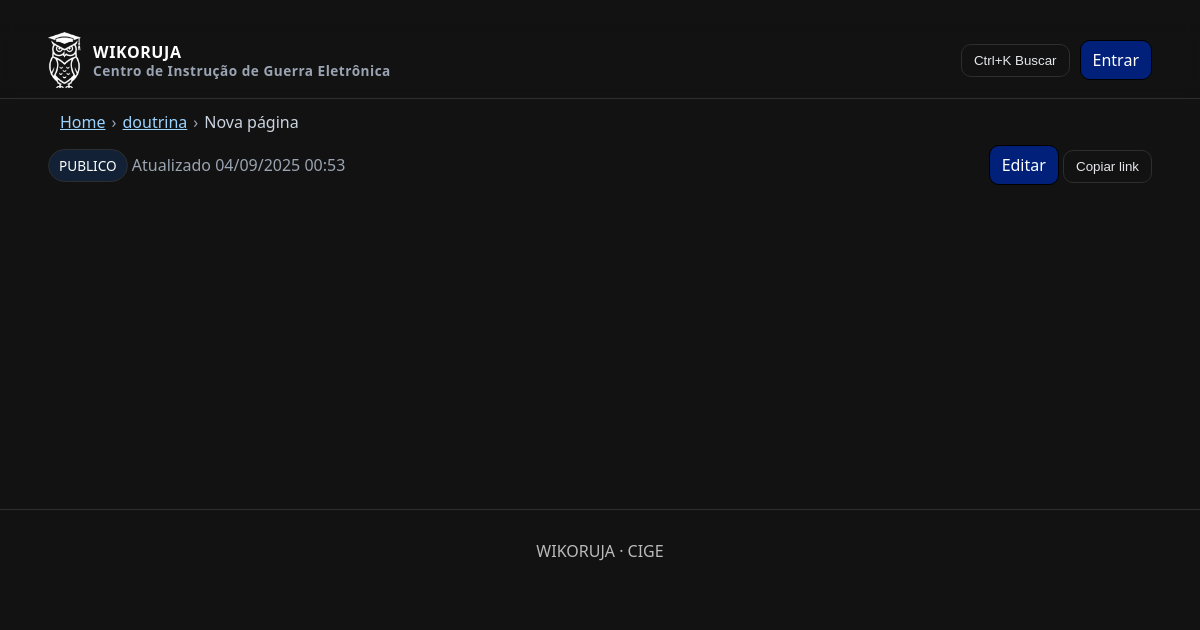
Screenshot of /p/doutrina/nova-pagina with the database file from the repository.
### wikoruja/models.py (models this page shows)
class Page(db.Model):
    id = db.Column(db.Integer, primary_key=True)
    namespace = db.Column(db.String(64), index=True, nullable=False)
    slug = db.Column(db.String(120), index=True, nullable=False)
    title = db.Column(db.String(200), nullable=False)
    image_url = db.Column(db.Text, nullable=True)
    classification = db.Column(db.String(16), default="PUBLICO")  # PUBLICO/RESTRITO/CONFIDENCIAL
    content = db.Column(db.Text, default="")
    summary = db.Column(db.Text, default="")
    created_at = db.Column(db.DateTime, default=datetime.utcnow)
    updated_at = db.Column(db.DateTime, default=datetime.utcnow, onupdate=datetime.utcnow)
    __table_args__ = (db.UniqueConstraint('namespace','slug', name='uix_namespace_slug'),)

### wikoruja/pages.py (the view)
@pages_bp.get("/p/<namespace>/<slug>")
def view_page(namespace, slug):
    page = Page.query.filter_by(namespace=namespace, slug=slug).first()
    if not page:
        return redirect(url_for("pages.edit_page", namespace=namespace, slug=slug))
    html = render_markdown(page.content)
    attachments = list_attachments(namespace, slug)
    return render_template("page_view.html", page=page, html=html, attachments=attachments, is_image=is_image, can_edit=can_edit())

### wikoruja/pages.py (called while the page is built)
def can_edit():
    return current_user.is_authenticated and current_user.role in (Role.ADMIN, Role.INSTRUTOR, Role.MONITOR)

def page_upload_dir(namespace: str, slug: str) -> str:
    root = current_app.config["UPLOAD_ROOT"]
    safe_ns = secure_filename(namespace) or "geral"
    safe_slug = secure_filename(slug) or "pagina"
    p = os.path.join(root, safe_ns, safe_slug)
    os.makedirs(p, exist_ok=True)
    return p

def list_attachments(namespace: str, slug: str):
    d = page_upload_dir(namespace, slug)
    files = []
    for name in sorted(os.listdir(d)):
        full = os.path.join(d, name)
        if name.lower() == "cover.webp":
            continue
        if os.path.isfile(full):
            files.append(name)
    return files

### wikoruja/utils.py (called while the page is built)
def render_markdown(text):
    import markdown as md
    import bleach
    html = md.markdown(text or '', extensions=['fenced_code','tables','toc','codehilite'])
    tags = set(bleach.sanitizer.ALLOWED_TAGS) | {
        'p','img','h1','h2','h3','h4','h5','h6','pre','code','blockquote','hr',
        'table','thead','tbody','tr','th','td','sup','sub'
    }
    attrs = dict(bleach.sanitizer.ALLOWED_ATTRIBUTES)
    attrs.setdefault('img', ['src','alt','title','width','height'])
    attrs.setdefault('a',   ['href','title','target','rel'])
    protocols = set(bleach.sanitizer.ALLOWED_PROTOCOLS) | {'data'}  # aceita data:
    cleaner = bleach.Cleaner(tags=tags, attributes=attrs, protocols=protocols, strip=True)
    return cleaner.clean(html)

### wikoruja/templates/page_view.html (shortened to what this page needs)
﻿{% extends 'base.html' %}
{% block content %}
<div class="actionbar">
  <div>
    <span class="class-banner {{ page.classification|lower }}">{{ page.classification }}</span>
    <span class="page-meta">
      {% if page.updated_at %}Atualizado {{ page.updated_at.strftime('%d/%m/%Y %H:%M') }}{% endif %}
    </span>
  </div>
  <div class="right">
    <a class="btn" href="{{ url_for('pages.edit_page', namespace=page.namespace, slug=page.slug) }}">Editar</a>
    <button class="btn ghost" data-action="copy-link">Copiar link</button>
  </div>
</div>
<div class="view-layout">
  <article class="doc">
  </article>
  <aside class="sidebar">
  </aside>
</div>
{% endblock %}

### wikoruja/templates/base.html (shortened to what this page needs)
﻿<!doctype html>
<html lang="pt-BR">
<head>
  <link rel="stylesheet" href="{{ url_for('static', filename='css/styles.css') }}">
</head>
<body>
  <header class="appbar">
    <div class="container" style="display:flex;align-items:center;gap:14px;justify-content:space-between">
      <a href="/" class="brand" aria-label="Início">
        <img class="logo brand wikoruja" src="{{ url_for('static', filename='img/wikoruja_logo.png') }}" alt="Wikoruja">
        <div class="brand-text">
          <div class="brand-title">WIKORUJA</div>
          <div class="brand-sub">Centro de Instrução de Guerra Eletrônica</div>
        </div>
      </a>
      <div class="right" style="display:flex;align-items:center;gap:10px">
        <button class="btn ghost" type="button"
                onclick="document.dispatchEvent(new KeyboardEvent('keydown',{key:'k',ctrlKey:true}))">
          Ctrl+K Buscar
        </button>
        {% if current_user.is_authenticated %}
          <a class="btn" href="{{ url_for('auth.logout') }}">Sair</a>
        {% else %}
          <a class="btn" href="{{ url_for('auth.login') }}">Entrar</a>
        {% endif %}
      </div>
    </div>
  </header>
  <main class="container">
    {% if page is defined %}
    <nav class="breadcrumbs" aria-label="breadcrumb" style="margin-top:12px">
      <a href="/">Home</a><span>›</span>
      <a href="{{ url_for('pages.list_namespace', namespace=page.namespace) }}">{{ page.namespace }}</a><span>›</span>
      <span class="current">{{ page.title }}</span>
    </nav>
    {% endif %}
    {% block content %}{% endblock %}
  </main>
  <footer class="footer">
    <div class="container">WIKORUJA · CIGE</div>
  </footer>
</body>
</html>

### wikoruja/static/css/styles.css (style rules this page uses)
* { box-sizing:border-box }
body { margin:0;font-family:system-ui,-apple-system,Segoe UI,Roboto,Ubuntu,Arial,sans-serif;background:var(--bg);color:var(--fg) }
a { color:#9bd3ff }
.container { width:min(1200px,92vw);margin-inline:auto }
.appbar { display:flex;align-items:center;gap:12px;justify-content:space-between;padding:10px 0;border-bottom:1px solid var(--border);backdrop-filter:saturate(120%) blur(6px) }
.brand { font-weight:800;color:#fff;text-decoration:none;letter-spacing:.5px }
.breadcrumbs { margin-left:12px;color:#9aa4b2;display:inline-flex;gap:6px;align-items:center }
.breadcrumbs a { color:#9bd3ff }
.breadcrumbs .current { color:#cbd5e1 }
.right .btn,.btn,button { background:var(--blue);border:1px solid #000;border-radius:10px;padding:8px 12px;color:#fff;text-decoration:none;display:inline-block;cursor:pointer;transition:transform .12s ease, box-shadow .2s ease }
.btn.ghost { background:transparent;border-color:var(--border) }
.view-layout { display:grid;grid-template-columns:minmax(0,1fr) 320px;gap:24px;align-items:start }
.actionbar { display:flex;align-items:center;justify-content:space-between;margin:12px 0 16px }
.class-banner { padding:6px 10px;border-radius:999px;display:inline-block;border:1px solid var(--border);font-size:.85rem }
.class-banner.publico { background:#122135 }
.doc { max-width:78ch;margin:0 auto }
.page-meta { color:#9aa4b2;margin-bottom:16px }
.sidebar { position:sticky;top:10px }
.footer { padding:30px 0 40px;text-align:center;color:#bbbbbb;border-top:1px solid var(--border);margin-top:40px }
.brand { display:flex;align-items:center;gap:12px;text-decoration:none }
.brand-text { display:flex;flex-direction:column }
.brand-title { font-weight:900;letter-spacing:.6px }
.brand-sub { font-size:.85rem;color:#9aa4b2;margin-top:-2px }
.logo { height:44px;display:block }
.logo.wikoruja { height:44px }
.logo.brand, .brand .logo.wikoruja { height: 56px; }
.btn.ghost { background:transparent; border:1px solid var(--border); color:#e5e7eb; }

### rows the page displays
Page: namespace "doutrina", title "Nova página", classification "PUBLICO", updated_at "04/09/2025 00:53"
